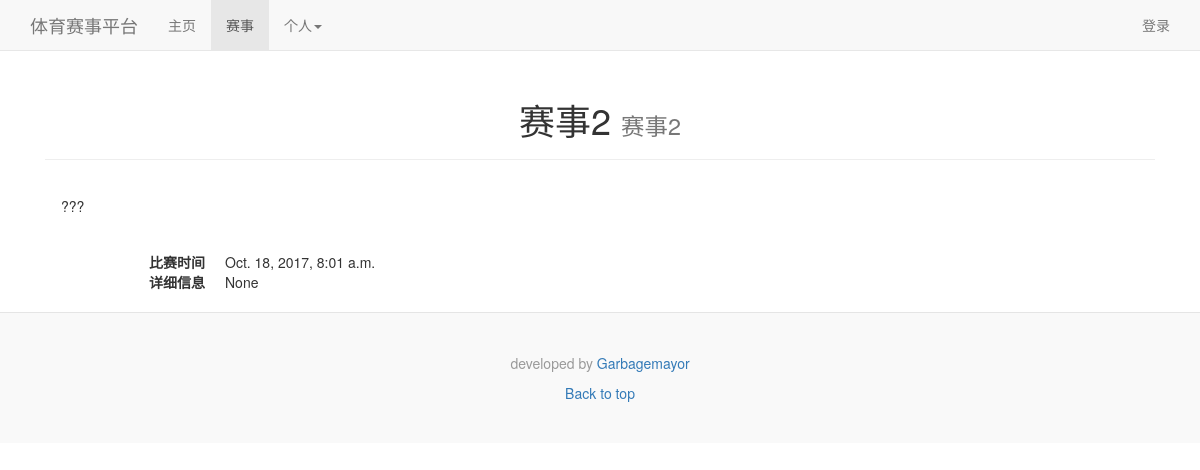
The app's page /events/1/, older data.
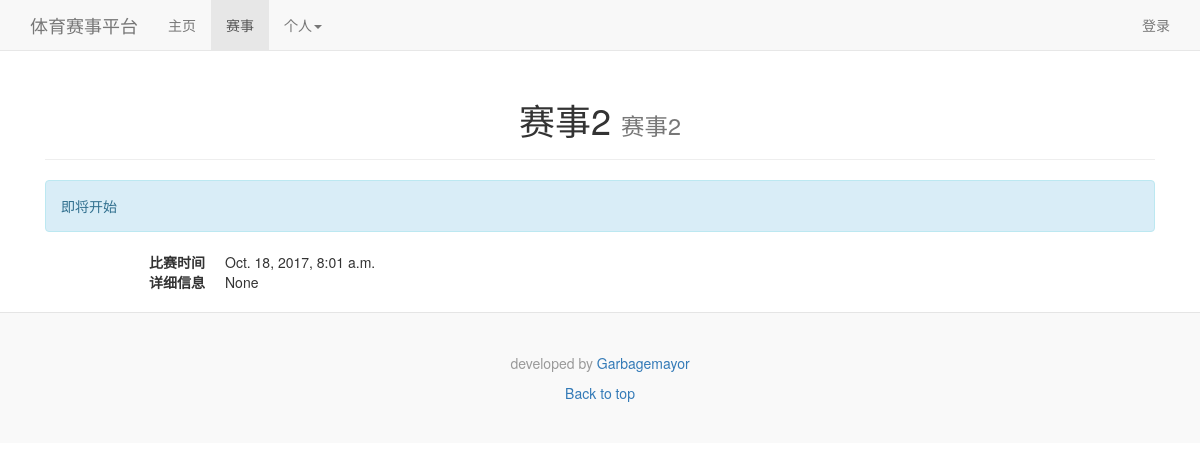
The same page, newer data.
### HomePage/models.py (models this page shows)
class Events(models.Model):
    id = models.IntegerField(primary_key=True)
    name = models.CharField(max_length=30)
    status = models.IntegerField(default=1)
    date = models.DateTimeField(default = timezone.now)
    content = models.CharField(max_length=300, null=True)

### Events/views.py (the view)
# urls.py: url(r'^events/(\d+)/$', Events_view.page, name='eventspage'),
@csrf_exempt
def page(request, Id):
    events = Events.objects.get(id=Id)
    events.s2 = gets2(events.status)
    events.s3 = gets3(events.status)
    if request.method == "POST":
        s = Sign.objects.get_or_create(userid=request.session['userid'], eventsid=Id, status=1)
        if (s[1]):
            status=1
        else:
            status=2
        return render(request, 'Events/page.html', {'events':events, 'status':json.dumps(status)})
    else:
        return render(request, 'Events/page.html', {'events':events})

### Events/views.py (called while the page is built)
def gets2(i):
    if i == 1:
        return "即将开始"
    elif i == 2:
        return "正在报名"
    elif i == 3:
        return "报名已截止"
    elif i == 4:
        return "比赛已结束"
    else:
        return "???"

def gets3(i):
    if i == 1:
        return "info"
    elif i == 2:
        return "success"
    elif i == 3:
        return "danger"
    elif i == 4:
        return "warning"

### Events/templates/Events/page.html (shortened to what this page needs)
﻿{% extends 'base.html' %}
{% block content %}
<div class="container-fluid">
  <div class="row-fluid">
    <div class="span12">
      <div class="page-header">
        <h1 style="text-align: center">
          {{events.name}} <small>{{events.name}}</small>
        </h1>
      </div>
      <div id="status" class="alert alert-{{events.s3}}">
        {{events.s2}}
      </div>
      <dl class="dl-horizontal">
        <dt>
          比赛时间
        </dt>
        <dd>
          {{events.date}}
        </dd>
        <dt>
          详细信息
        </dt>
        <dd>
          {{events.content}}
        </dd>
      </dl>
    </div>
  </div>
</div>
{% endblock %}

Row changes from the older to the newer data that the page shows:
changed Events "赛事2": s2 "???" → "即将开始"
